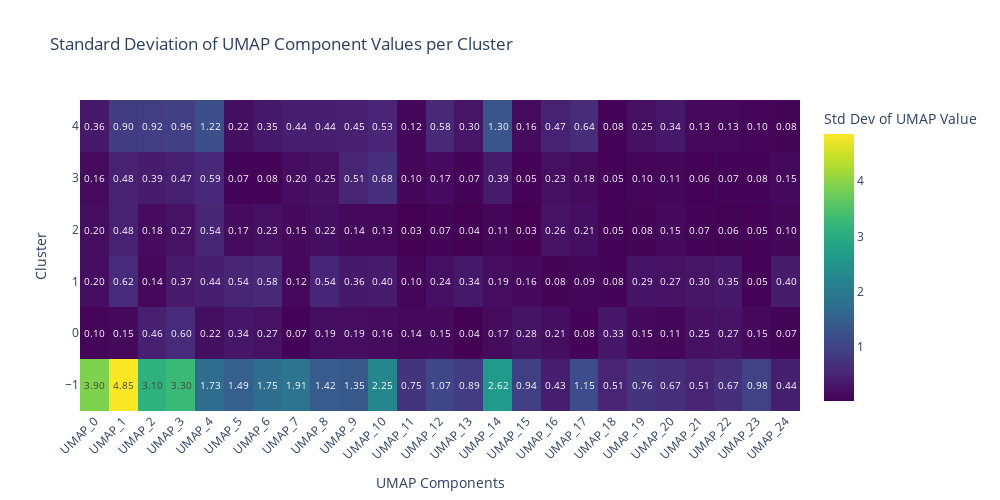

This figure's notebook cell:
### Code cell
cluster_std = df_embed_with_cluster.groupby('cluster').std().sort_index()

z = cluster_std.values
text = np.round(z, 2)

fig = go.Figure(data=go.Heatmap(
    z=z,
    x=cluster_std.columns,
    y=cluster_std.index,
    colorscale='Viridis',
    colorbar=dict(title='Std Dev of UMAP Value'),
    text=text,
    texttemplate="%{text:.2f}",
    textfont={"size":10}
))

fig.update_layout(
    title="Standard Deviation of UMAP Component Values per Cluster",
    xaxis_title="UMAP Components",
    yaxis_title="Cluster",
    xaxis_tickangle=-45,
    width=1000,
    height=500
)

fig.show()

### Figure 1 — Plotly figure (JSON) as saved in the notebook; plotly's stock layout.template omitted (floating-point values rounded to 4 significant figures; data arrays with more than 128 entries replaced by an {"elided": "..."} marker saying what was removed)
{"data": [{"colorbar": {"title": {"text": "Std Dev of UMAP Value"}}, "colorscale": [[0, "#440154"], [0.1111, "#482878"], [0.2222, "#3e4989"], [0.3333, "#31688e"], [0.4444, "#26828e"], [0.5556, "#1f9e89"], [0.6667, "#35b779"], [0.7778, "#6ece58"], [0.8889, "#b5de2b"], [1, "#fde725"]], "text": {"elided": "6x25 float values"}, "textfont": {"size": 10}, "texttemplate": "%{text:.2f}", "type": "heatmap", "x": ["UMAP_0", "UMAP_1", "UMAP_2", "UMAP_3", "UMAP_4", "UMAP_5", "UMAP_6", "UMAP_7", "UMAP_8", "UMAP_9", "UMAP_10", "UMAP_11", "UMAP_12", "UMAP_13", "UMAP_14", "UMAP_15", "UMAP_16", "UMAP_17", "UMAP_18", "UMAP_19", "UMAP_20", "UMAP_21", "UMAP_22", "UMAP_23", "UMAP_24"], "y": [-1, 0, 1, 2, 3, 4], "z": {"elided": "6x25 float values"}}], "layout": {"height": 500, "title": {"text": "Standard Deviation of UMAP Component Values per Cluster"}, "width": 1000, "xaxis": {"autorange": true, "range": [-0.5, 24.5], "tickangle": -45, "title": {"text": "UMAP Components"}, "type": "category"}, "yaxis": {"autorange": true, "range": [-1.5, 4.5], "title": {"text": "Cluster"}, "type": "linear"}}}
